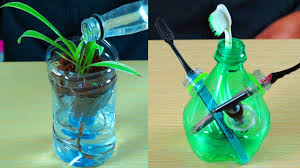
#> input picture DATASET/ANORGANIK/R_1000.jpg, 300 x 168 px; its folder holds only this picture in this run
$ jupyter execute --allow-errors projekakhir.ipynb   (older library calls are emulated)
#> lines starting #> are read from the running program, lines starting #| are printed output that depends on the picture; after the words box and inside, x2 and y2 are one past the last pixel; in counts of white or black regions, pixels touching at a corner belong together
#> further down, img is the input picture: shape (168, 300, 3); mean B, G, R 112.5, 142.6, 98.3
# **Tugas Akhir PCDVK: Smart Waste Classifier (Organik vs Anorganik)**

Anggota:
- Aufii Fathin Nabila (235150200111002)<br>
- Dwi Cahya Maulani (235150201111003)

## **Overview Project**

### **1. Tujuan**

Tujuan dari proyek ini adalah membangun sebuah sistem klasifikasi sampah menjadi dua kategori utama, yaitu **organik** dan **anorganik**, dengan menggabungkan teknik **Pengolahan Citra Digital (PCD)** dan **Visi Komputer (VK)**.
Sistem ini dirancang untuk menunjukkan pipeline lengkap mulai dari **preprocessing citra**, **ekstraksi fitur**, hingga **klasifikasi menggunakan CNN**, serta visualisasi evaluasi seperti grafik performa dan confusion matrix.

Pendekatan ini diharapkan mampu memberikan pemahaman praktis mengenai implementasi metode PCD dan CNN sekaligus menganalisis akurasi model dalam mengidentifikasi jenis sampah.

### **2. Dataset**

Dataset yang digunakan adalah **Waste Classification Data** yang tersedia secara publik di Kaggle:

🔗 [https://www.kaggle.com/datasets/techsash/waste-classification-data](https://www.kaggle.com/datasets/techsash/waste-classification-data)

### **3. Pipeline Sistem**

#### **A. Preprocessing (PCD)**

* **Segmentasi untuk remove background** menggunakan GrabCut
* **Resize** gambar ke ukuran 256×256 piksel
* **Color Space**, konversi citra ke HSV
* **Smoothing** dengan Gaussian + Median Blur untuk mengurangi noise
* (Untuk CNN) **Normalisasi** piksel ke rentang [0–1] dan augmentasi data (rotasi, shift, zoom, flip)

#### **B. Ekstraksi Fitur (PCD)**

* Fitur **warna**: mean, std, dan histogram HSV
* Mengambil fitur **tekstur** dengan GLCM (contrast, correlation, energy, homogeneity)
* Fitur **bentuk**: area ratio, solidity, circularity dari mask foreground
* Menggabungkan semua fitur menjadi satu vektor fitur per citra

#### **C. Klasifikasi (VK)**

* Model CNN dibuat dengan **3 blok Conv2D + MaxPooling**, dilanjutkan **GlobalAveragePooling** dan **Dense**
* Melatih model menggunakan **categorical crossentropy** dan **optimizer Adam**
* Mengevaluasi model melalui grafik **akurasi** dan **loss** train/validation
* Menampilkan contoh **hasil prediksi**

[cell 1]
import cv2
import numpy as np
import os
import matplotlib.pyplot as plt
import pandas as pd
from skimage.feature import graycomatrix, graycoprops
from skimage.measure import regionprops, label
from sklearn.metrics import confusion_matrix, classification_report
import seaborn as sns
import glob, random
from sklearn.model_selection import train_test_split

PATH FILE

[cell 2]
base_path = "."
class_folders = ["DATASET/ANORGANIK", "DATASET/ORGANIK"]

BACKGROUND REMOVAL

[cell 3]
def remove_background(image):
    h, w = image.shape[:2]
    rect = (10, 10, w-20, h-20)

    mask = np.zeros((h, w), np.uint8)
    bgModel = np.zeros((1, 65), np.float64)
    fgModel = np.zeros((1, 65), np.float64)

    cv2.grabCut(image, mask, rect, bgModel, fgModel, 5, cv2.GC_INIT_WITH_RECT)

    # 0 & 2 = background, 1 & 3 = foreground
    mask2 = np.where((mask == 2) | (mask == 0), 0, 1).astype('uint8')

    # apply mask ke image → hasil remove background
    result = image * mask2[:, :, np.newaxis]

    return result, mask2    # ← kembalikan 2 nilai

PREPROCESSING

#> (a cell that did not finish here is left out)

#> in remove_background, `result = image * mask2[:, :, np.newaxis]`:
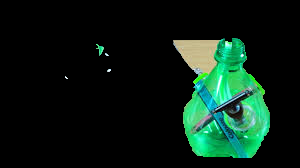
#> result: shape (168, 300, 3); mean B, G, R 20.2, 30.5, 10
#> `no_bg, mask = remove_background(img)`:
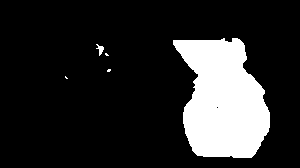
#> mask: shape (168, 300); values 0 (black) and 1 (white), 16.6% white; 5 white regions (3 under 20 px), largest, box (x1, y1, x2, y2) and area: (173, 38, 270, 158) 8303, (96, 44, 104, 56) 45
#> `resized = cv2.resize(no_bg, (256, 256))`:
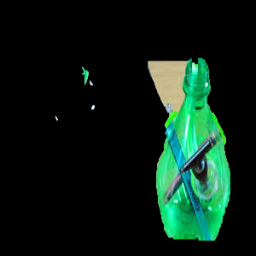
#> resized: shape (256, 256, 3); mean B, G, R 20.2, 30.5, 10
#> `hsv = cv2.cvtColor(resized, cv2.COLOR_BGR2HSV)`: hsv: shape (256, 256, 3); mean H, S, V 12.2, 31, 31.1
#> `gaussian = cv2.GaussianBlur(hsv, (5, 5), 0)`: gaussian: shape (256, 256, 3); mean H, S, V 12.2, 31, 31.1
#> `median = cv2.medianBlur(gaussian, 5)`: median: shape (256, 256, 3); mean H, S, V 12.1, 31, 30.9
#> `plt.show()`:
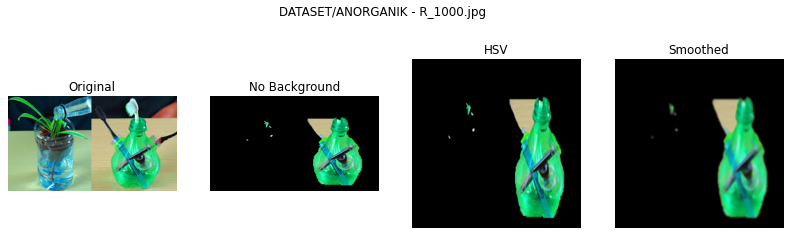
#> figure drawn by matplotlib, 4 panels

        # 2. Resize
        resized = cv2.resize(no_bg, (256, 256))

        # 3. Convert RGB ke HSV
        hsv = cv2.cvtColor(resized, cv2.COLOR_BGR2HSV)

        # 4. Smoothing
        gaussian = cv2.GaussianBlur(hsv, (5, 5), 0)
        median = cv2.medianBlur(gaussian, 5)

        # TAMPILKAN HASIL
        plt.figure(figsize=(14, 4))
        plt.suptitle(f"{cls} - {img_name}")

        plt.subplot(1, 4, 1)
        plt.title("Original")
        plt.imshow(cv2.cvtColor(img, cv2.COLOR_BGR2RGB))
        plt.axis('off')

        plt.subplot(1, 4, 2)
        plt.title("No Background")
        plt.imshow(cv2.cvtColor(no_bg, cv2.COLOR_BGR2RGB))
        plt.axis('off')

        plt.subplot(1, 4, 3)
        plt.title("HSV")
        plt.imshow(cv2.cvtColor(hsv, cv2.COLOR_HSV2RGB))
        plt.axis('off')

        plt.subplot(1, 4, 4)
        plt.title("Smoothed")
        plt.imshow(cv2.cvtColor(median, cv2.COLOR_HSV2RGB))
        plt.axis('off')

        plt.show()

FUNGSI EKSTRAKSI FITUR

[cell 5]
def extract_features(img, mask, label_class):
    # Resize dan HSV
    img = cv2.resize(img, (256, 256))
    hsv = cv2.cvtColor(img, cv2.COLOR_BGR2HSV)

    # 1. Fitur Warna: Mean & Std HSV
    mean_hsv = np.mean(hsv, axis=(0,1))
    std_hsv = np.std(hsv, axis=(0,1))

    # Histogram warna (16 bin setiap channel)
    hist_h = cv2.calcHist([hsv], [0], None, [16], [0,180]).flatten()
    hist_s = cv2.calcHist([hsv], [1], None, [16], [0,256]).flatten()
    hist_v = cv2.calcHist([hsv], [2], None, [16], [0,256]).flatten()
    hist_all = np.concatenate([hist_h, hist_s, hist_v])

    # 2. Fitur Tekstur GLCM
    gray = cv2.cvtColor(img, cv2.COLOR_BGR2GRAY)
    glcm = graycomatrix(gray, distances=[1], angles=[0], levels=256, symmetric=True, normed=True)

    contrast = graycoprops(glcm, "contrast")[0,0]
    correlation = graycoprops(glcm, "correlation")[0,0]
    energy = graycoprops(glcm, "energy")[0,0]
    homogeneity = graycoprops(glcm, "homogeneity")[0,0]

    # 3. Fitur Bentuk (Shape)
    region = label(mask)
    props = regionprops(region)

    if len(props) > 0:
        area = props[0].area
        perimeter = props[0].perimeter if props[0].perimeter > 0 else 1
        convex_area = props[0].convex_area

        area_ratio = area / (256*256)
        solidity = area / convex_area
        circularity = (4 * np.pi * area) / (perimeter**2)
    else:
        area_ratio = solidity = circularity = 0

    # Gabungkan semua fitur
    feature_vector = np.concatenate([
        mean_hsv, std_hsv, hist_all,
        [contrast, correlation, energy, homogeneity],
        [area_ratio, solidity, circularity]
    ])

    return feature_vector

EKSTRAKSI FITUR UNTUK SEMUA GAMBAR

[cell 6]
data = []
labels = []

#> (the rest of this cell did not finish here and is left out)

#> `removed, mask = remove_background(img)`:
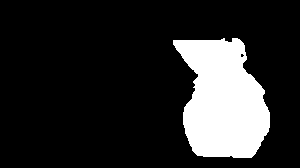
#> mask: shape (168, 300); values 0 (black) and 1 (white), 16.5% white; 1 white region, box (x1, y1, x2, y2) and area: (173, 38, 270, 158) 8298

        # Extract features
        feat = extract_features(removed, mask, cls)
#> in extract_features, `hsv = cv2.cvtColor(img, cv2.COLOR_BGR2HSV)`: hsv: shape (256, 256, 3); mean H, S, V 12, 30.7, 30.7
#> in extract_features, `mean_hsv = np.mean(hsv, axis=(0,1))`: mean_hsv = [11.98, 30.72, 30.73]
#> in extract_features, `std_hsv = np.std(hsv, axis=(0,1))`: std_hsv = [28.01, 73.33, 71.41]
#> in extract_features, `hist_h = cv2.calcHist([hsv], [0], None, [16], [0,180]).flatten()`: hist_h = [54464, 224, 1178, 73, 152, 581, 5738, 1906, 974, 99, 30, 18, 26, 21, 36, 16]
#> in extract_features, `hist_s = cv2.calcHist([hsv], [1], None, [16], [0,256]).flatten()`: hist_s = [54446, 113, 146, 213, 1236, 369, 245, 286, 360, 523, 638, 809, 1058, 1009, 1188, 2897]
#> in extract_features, `hist_v = cv2.calcHist([hsv], [2], None, [16], [0,256]).flatten()`: hist_v = [54501, 215, 184, 122, 189, 208, 217, 278, 422, 818, 1073, 1051, 2519, 1753, 1191, 795]
#> in extract_features, `hist_all = np.concatenate([hist_h, hist_s, hist_v])`: hist_all = 48 values, max 54501 at index 32, min 16 at index 15, mean 4096
#> in extract_features, `gray = cv2.cvtColor(img, cv2.COLOR_BGR2GRAY)`:
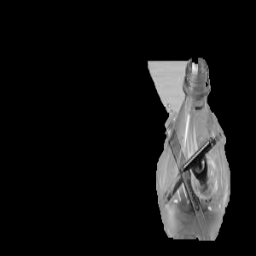
#> gray: shape (256, 256); min 0, max 250, mean 23
#> in extract_features, `contrast = graycoprops(glcm, "contrast")[0,0]`: contrast = 135.9
#> in extract_features, `correlation = graycoprops(glcm, "correlation")[0,0]`: correlation = 0.977
#> in extract_features, `energy = graycoprops(glcm, "energy")[0,0]`: energy = 0.827
#> in extract_features, `homogeneity = graycoprops(glcm, "homogeneity")[0,0]`: homogeneity = 0.856
#> in extract_features, `region = label(mask)`: region: shape (168, 300) int64; values 0 (black) and 1 (white), 16.5% white; 1 white region
#> in extract_features, `props = regionprops(region)`: props = 1 regions; box (x1, y1, x2, y2) and area: (173, 38, 270, 158) 8298
#> in extract_features, `area = props[0].area`: area = 8298
#> in extract_features, `perimeter = props[0].perimeter if props[0].perimeter > 0 else 1`: perimeter = 428.1
#> in extract_features, `convex_area = props[0].convex_area`: convex_area = 9467
#> in extract_features, `area_ratio = area / (256*256)`: area_ratio = 0.127
#> in extract_features, `solidity = area / convex_area`: solidity = 0.877
#> in extract_features, `circularity = (4 * np.pi * area) / (perimeter**2)`: circularity = 0.569
#> in extract_features, `feature_vector = np.concatenate([ mean_hsv, std_hsv, hist_all, [contra..`: feature_vector = 61 values, max 54501 at index 38, min 0.127 at index 58, mean 3229.4
#> `feat = extract_features(removed, mask, cls)`: feat has the same summary as feature_vector in extract_features

        data.append(feat)
        labels.append(cls)

# Konversi ke DataFrame
df_features = pd.DataFrame(data)
df_features["label"] = labels

print("\nContoh Data Fitur")
df_features.head()
